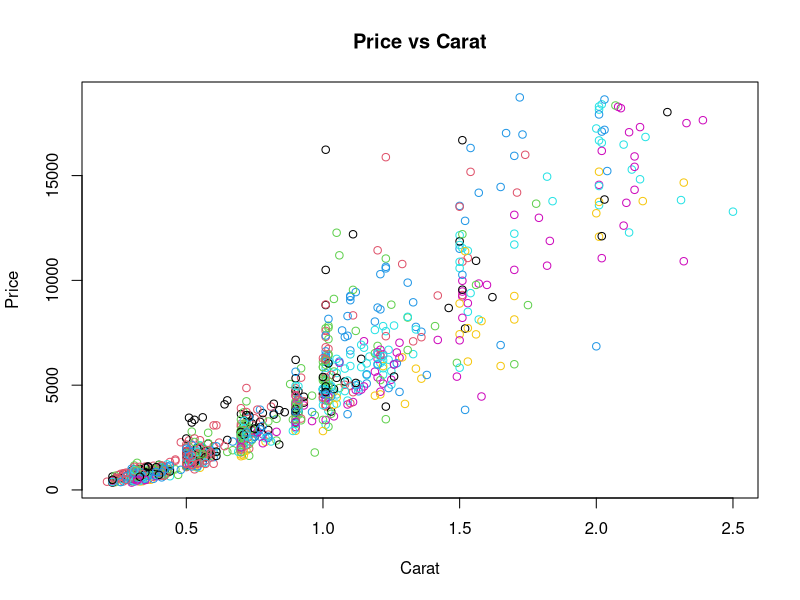
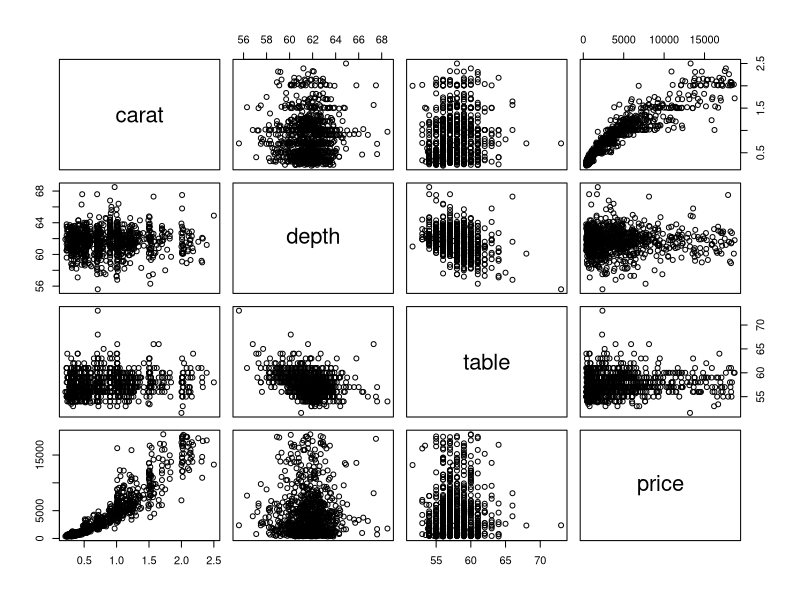
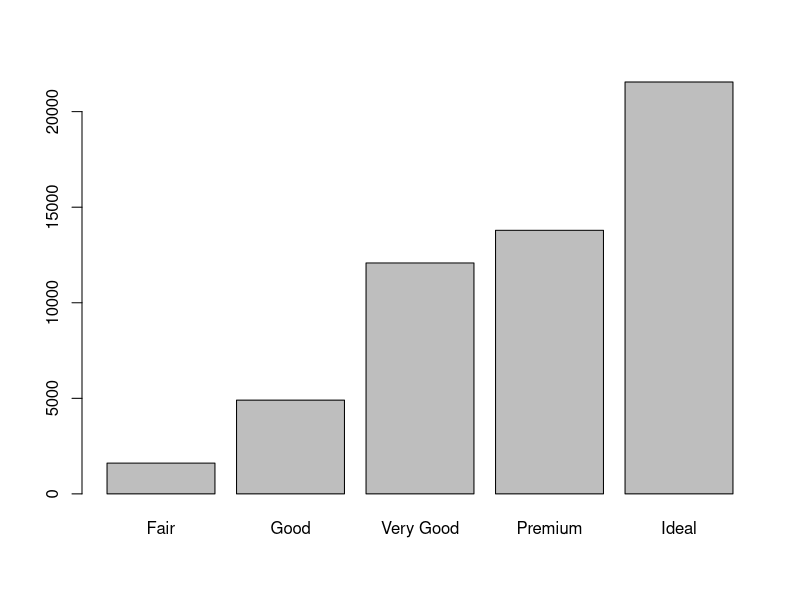
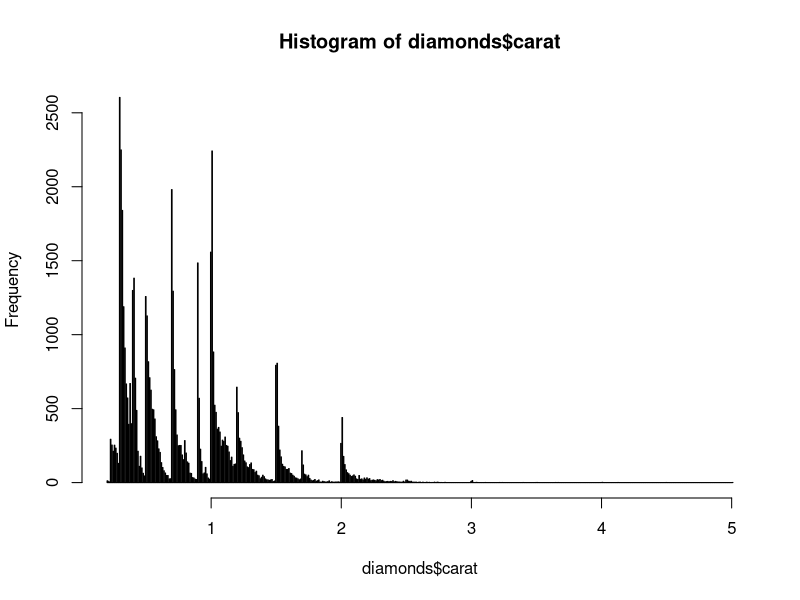
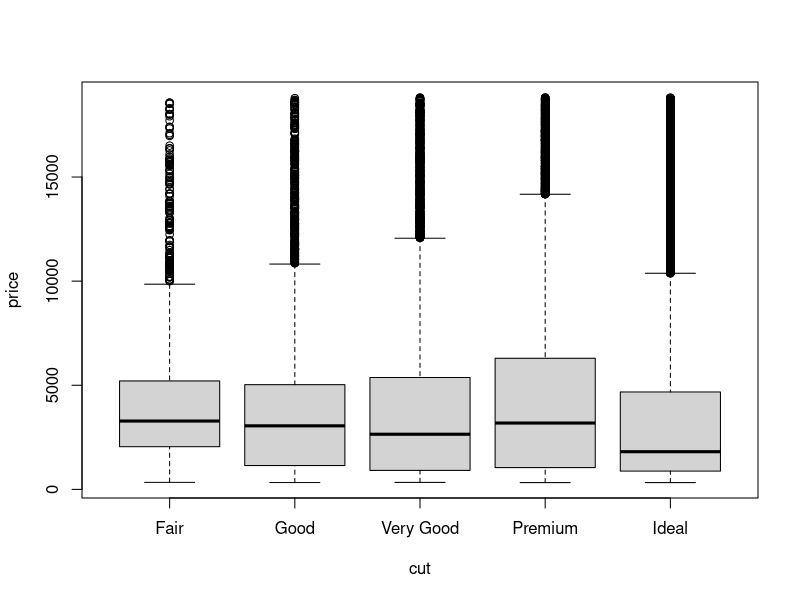
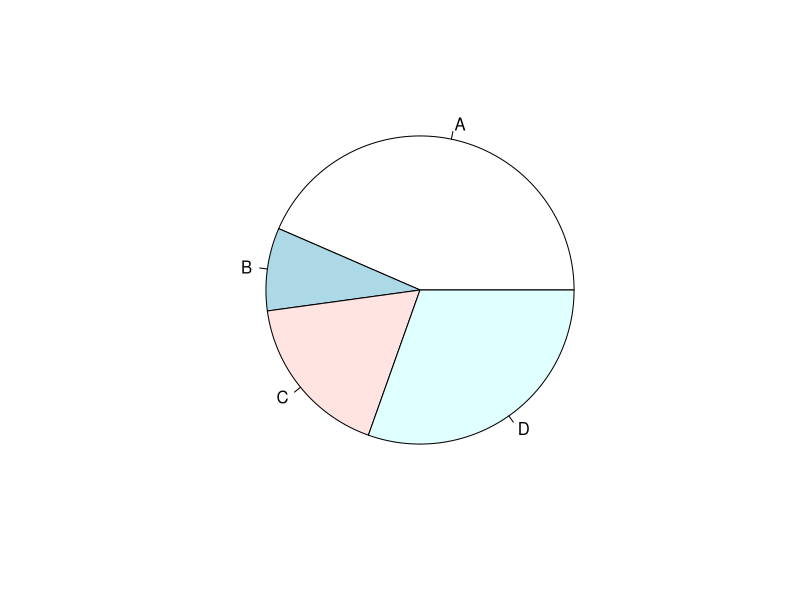
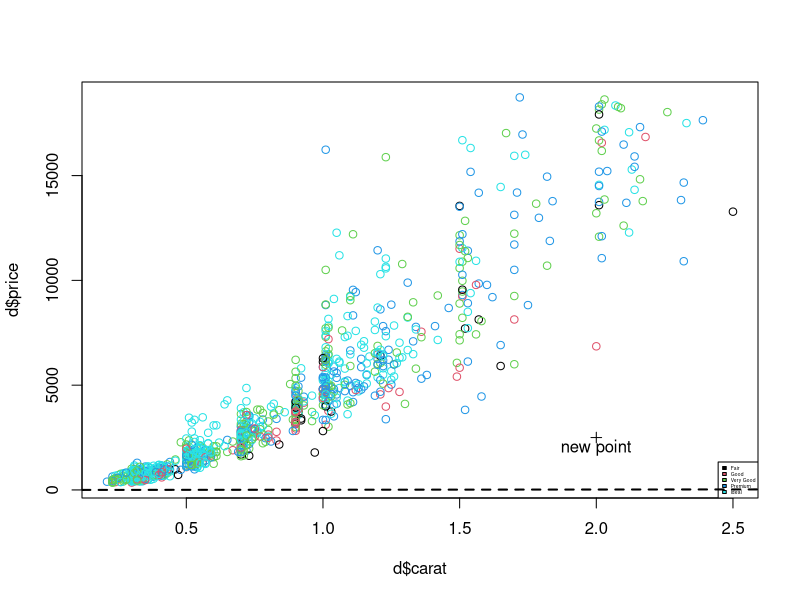

R code for these plots, in order: (Note: this script raises an error after producing the figures.)
library(ggplot2)
# Where we left off
# Select subset
# Use logical expression or indices
View(diamonds[diamonds$cut == "Premium", ])
subset(diamonds, cut == "Premium", select = )

# Reorder data frame
View(diamonds[order(diamonds$price, decreasing = FALSE), ])
sort(diamonds$price)

# Visualize the data
d <- diamonds[sample(1:nrow(diamonds), 1000), ]

plot(d$carat, d$price, main = "Price vs Carat", xlab = "Carat", 
     ylab = "Price", type = "p", col = d$color)
pairs(~carat+depth+table+price, data = d) # requires another numerical data set
barplot(table(diamonds$cut)) # categorical
hist(diamonds$carat, breaks = 1000) # continuous
boxplot(price~cut, data = diamonds)
pie(c(10, 2, 4, 7), c("A", "B", "C", "D"))

# A little more about built-in visualization
plot(d$carat, d$price, col = d$cut)
# Add legend
legend("bottomright", 
       legend = levels(diamonds$cut), 
       fill = 1:5, cex = 0.3)
# Add line
ols <- lm(price~carat, data = d)
abline(a = 0, b = 10, lty = 2, lwd = 2)
# Add point
points(2, 2500, pch = 3)
# Add text
text(2, 2000, "new point")
# Useful parameters
pch
main
xlab
ylab
lty # line type
lwd # line width
cex # character expand
col

# ggplot2 package
# gg stands for grammar of graphics. ggplot2 is consistent with grammar of graphics. 
# ggplot cannot do 3D graphic and interactive graphics. (use plotly along with ggplot)
# Every graph is composed of a data set, a coordinate system and a set of geoms that represent data points
# To display data values, map variables in the data set to aesthetic properties of the geom like size, color, and x and y locations.
p <- ggplot(data = d)
p +  geom_point(mapping = aes(x = carat, y = price, 
                              col = d$cut))
# facet
p+geom_point(mapping = aes(x = carat, y = price))+
  facet_wrap(~cut, nrow = 2)
p+geom_point(aes(x=carat, y=price))+
  facet_grid(~cut)
p+geom_point(mapping = aes(x = carat, y = price))+
  facet_wrap(color~cut, nrow = 2)
p+geom_point(aes(x=carat, y=price))+
  facet_grid(color~cut)

# regression line
p+geom_point(mapping = aes(x = carat, y = price))+
  geom_smooth(mapping = aes(x = carat, y = price), 
              method = "lm")

# old stuff
p + geom_histogram(mapping = aes(price), binwidth = 1000)
# bins overridden by binwidth
p + geom_bar(aes(cut))
ggplot(data = d, aes(cut)) + geom_bar(aes(fill = color))
ggplot(data = data.frame(x=rnorm(1000)), aes(x)) + stat_function(fun = dnorm, geom = "line", mapping = aes(x))
# needs a non-null data ggplot object

p + geom_point(mapping = aes(x = carat, y = price, col = d$cut))+
  geom_abline(aes(x = carat, y = price), ols$coefficients)
p + stat_function(ols)
p + geom_boxplot(mapping = aes(cut, price))

# minor helpful things
labs()
geom_text()
theme()
coord_flip()
